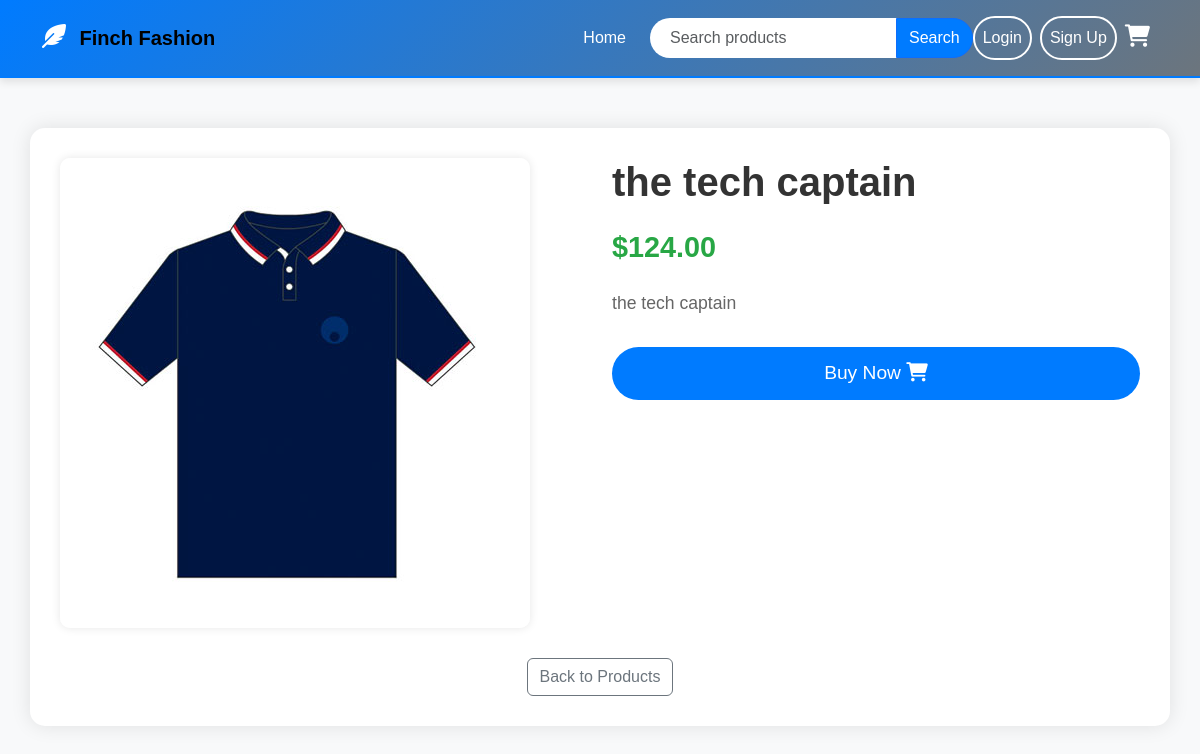
The app's page /product_details.php?id=17 with its own data.
### tables this page shows
CREATE TABLE `products` (
  `id` int(11) NOT NULL,
  `name` varchar(100) NOT NULL,
  `description` text DEFAULT NULL,
  `price` decimal(10,2) NOT NULL,
  `stock` int(11) NOT NULL,
  `created_at` timestamp NOT NULL DEFAULT current_timestamp(),
  `image` varchar(255) DEFAULT NULL
);

### product_details.php (the view, shortened to what this page needs)
<?php
include 'includes/connection.php';
$productId = isset($_GET['id']) ? intval($_GET['id']) : 0;
if ($productId > 0) {
    $stmt = $pdo->prepare("SELECT * FROM products WHERE id = ?");
    $stmt->execute([$productId]);
    $product = $stmt->fetch(PDO::FETCH_ASSOC);
} else {
    echo "<h2 class='text-center'>Invalid product ID</h2>";
    exit;
}
include 'includes/header.php';
?>
<!DOCTYPE html>
<html lang="en">
<head>
    <link rel="stylesheet" href="https://maxcdn.bootstrapcdn.com/bootstrap/5.3.0/css/bootstrap.min.css">
    <link rel="stylesheet" href="https://cdnjs.cloudflare.com/ajax/libs/font-awesome/6.0.0-beta3/css/all.min.css">
    <link rel="stylesheet" href="css/product_details.css">
</head>
<body>
<div class="container product-container">
    <div class="row">
        <div class="col-md-6">
            <?php
            $imagePath = htmlspecialchars($product['image']);
            if (!empty($imagePath) && file_exists('uploads/' . $imagePath)):
                ?>
                <img src="uploads/<?= $imagePath ?>" class="img-fluid product-img" alt="<?= htmlspecialchars($product['name']) ?>">
            <?php else: ?>
                <img src="https://via.placeholder.com/400x400" alt="Placeholder" class="img-fluid product-img">
            <?php endif; ?>
        </div>
        <div class="col-md-6">
            <h2 class="product-title"><?= htmlspecialchars($product['name']) ?></h2>
            <p class="product-price">$<?= number_format($product['price'], 2) ?></p>
            <p class="product-description"><?= nl2br(htmlspecialchars($product['description'])) ?></p>
            <button id="buyNowBtn" class="btn btn-primary btn-buy-now w-100" data-product-id="<?= $product['id'] ?>">
                Buy Now <i class="fas fa-shopping-cart"></i>
            </button>
        </div>
    </div>
    <div class="text-center back-link">
        <a href="index.php" class="btn btn-outline-secondary">Back to Products</a>
    </div>
</div>
</body>
</html>

### css/product_details.css (style rules this page uses)
body { background-color: #f8f9fa; font-family: 'Arial', sans-serif; }
.product-container { background-color: #ffffff; border-radius: 15px; box-shadow: 0 0 20px rgba(0,0,0,0.1); padding: 30px; margin-top: 50px; }
.product-img { border-radius: 10px; box-shadow: 0 0 10px rgba(0,0,0,0.1); transition: transform 0.3s ease; }
.product-title { color: #333; font-size: 2.5rem; margin-bottom: 20px; font-weight: bold; }
.product-price { font-size: 1.8rem; color: #28a745; margin-bottom: 20px; font-weight: bold; }
.product-description { font-size: 1.1rem; color: #666; margin-bottom: 30px; line-height: 1.6; }
.btn-buy-now { font-size: 1.2rem; padding: 12px 30px; border-radius: 30px; transition: all 0.3s ease; background-color: #007bff; border: none; }
.back-link { margin-top: 30px; font-size: 1.1rem; }

### records on screen
products: image (picture), name "the tech captain", price "124.00", description "the tech captain"
